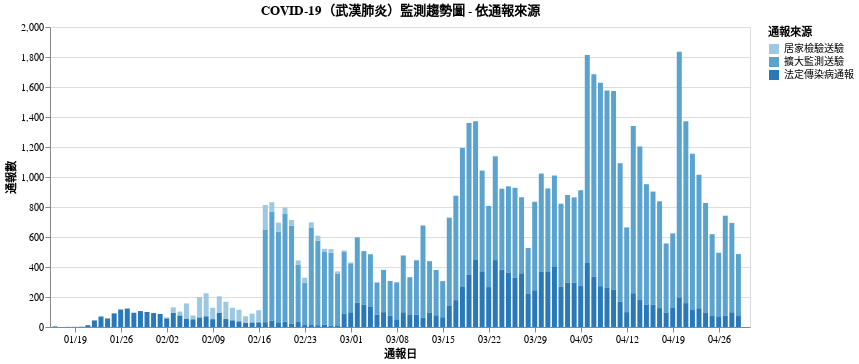

Notebook code cell kept with this figure:
### Markdown cell above
你已經看到要用 Altair 繪製基本的圖表有多麽地簡單。但 Altair 更厲害的地方在於你可以輕易地客製化原來的圖表，比方說改變 x 軸渲染的日期格式、添增提示框等新的互動效果：

### Code cell
chart_title = "COVID-19（武漢肺炎）監測趨勢圖 - 依通報來源"
alt.Chart(data, title=chart_title).mark_bar()\
.encode(
    x=alt.X('日期:T', title="通報日", axis=alt.Axis(
        grid=False,  # 去除縱軸的格線
        format="%m/%d",  # 自定義日期格式
    )),
    y="通報數:Q",
    color='通報來源:O',  # 將通報來源視為有序類別
    tooltip=['日期:T', '通報來源', '通報數']  # 加上提示框
).properties(
    width=700
)

### Figure 1 — Vega-Lite specification as saved in the notebook (floating-point values rounded to 4 significant figures; data arrays with more than 128 entries replaced by an {"elided": "..."} marker saying what was removed)
{"config": {"view": {"continuousWidth": 400, "continuousHeight": 300}}, "data": {"name": "data-feda252b0ba9b35d154d1f54de5135c7"}, "mark": "bar", "encoding": {"color": {"type": "ordinal", "field": "通報來源"}, "tooltip": [{"type": "temporal", "field": "日期"}, {"type": "nominal", "field": "通報來源"}, {"type": "quantitative", "field": "通報數"}], "x": {"type": "temporal", "axis": {"format": "%m/%d", "grid": false}, "field": "日期", "title": "通報日"}, "y": {"type": "quantitative", "field": "通報數"}}, "title": "COVID-19（武漢肺炎）監測趨勢圖 - 依通報來源", "width": 700, "$schema": "https://vega.github.io/schema/vega-lite/v4.8.1.json", "datasets": {"data-feda252b0ba9b35d154d1f54de5135c7": {"elided": "318 records"}}}
